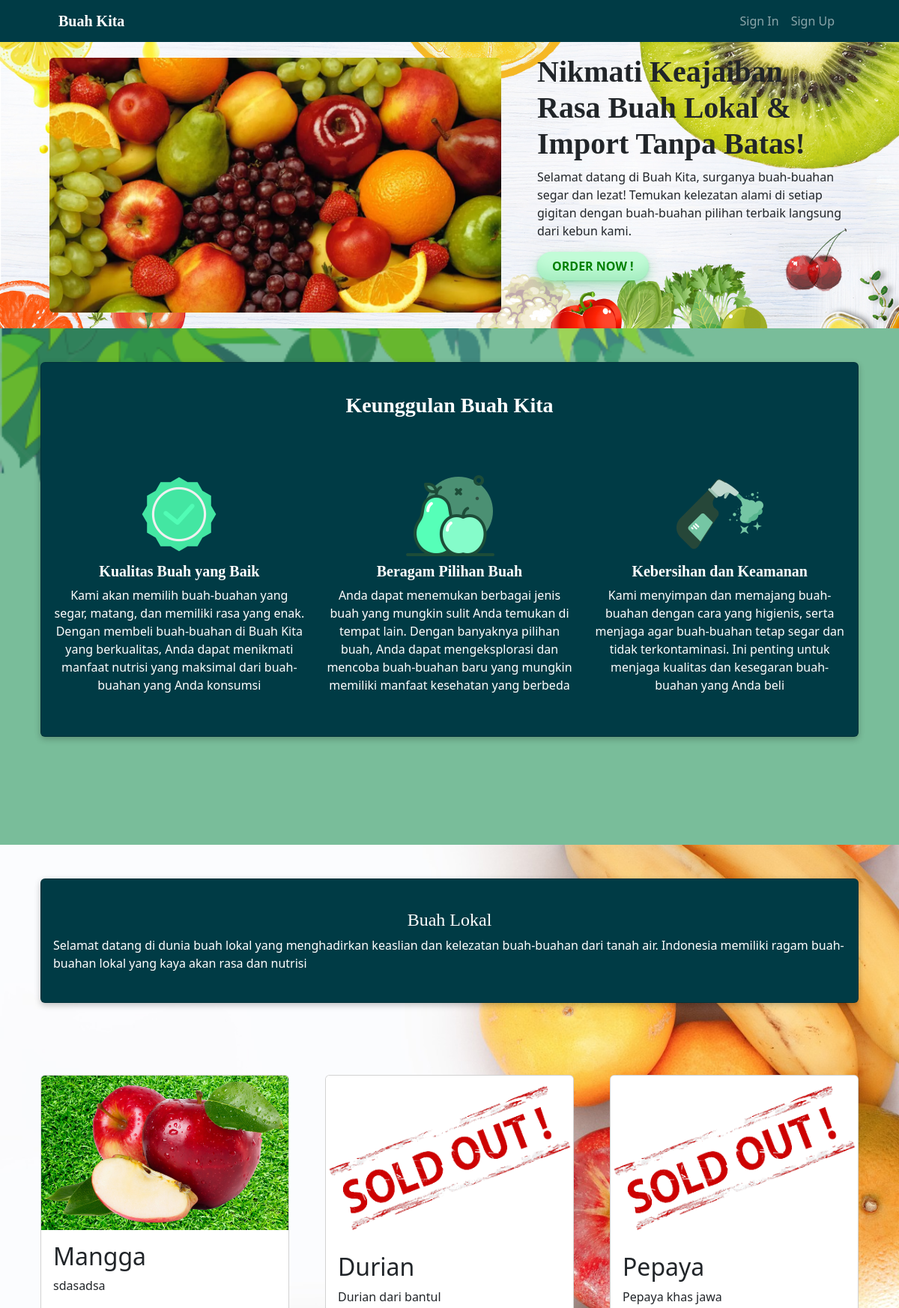
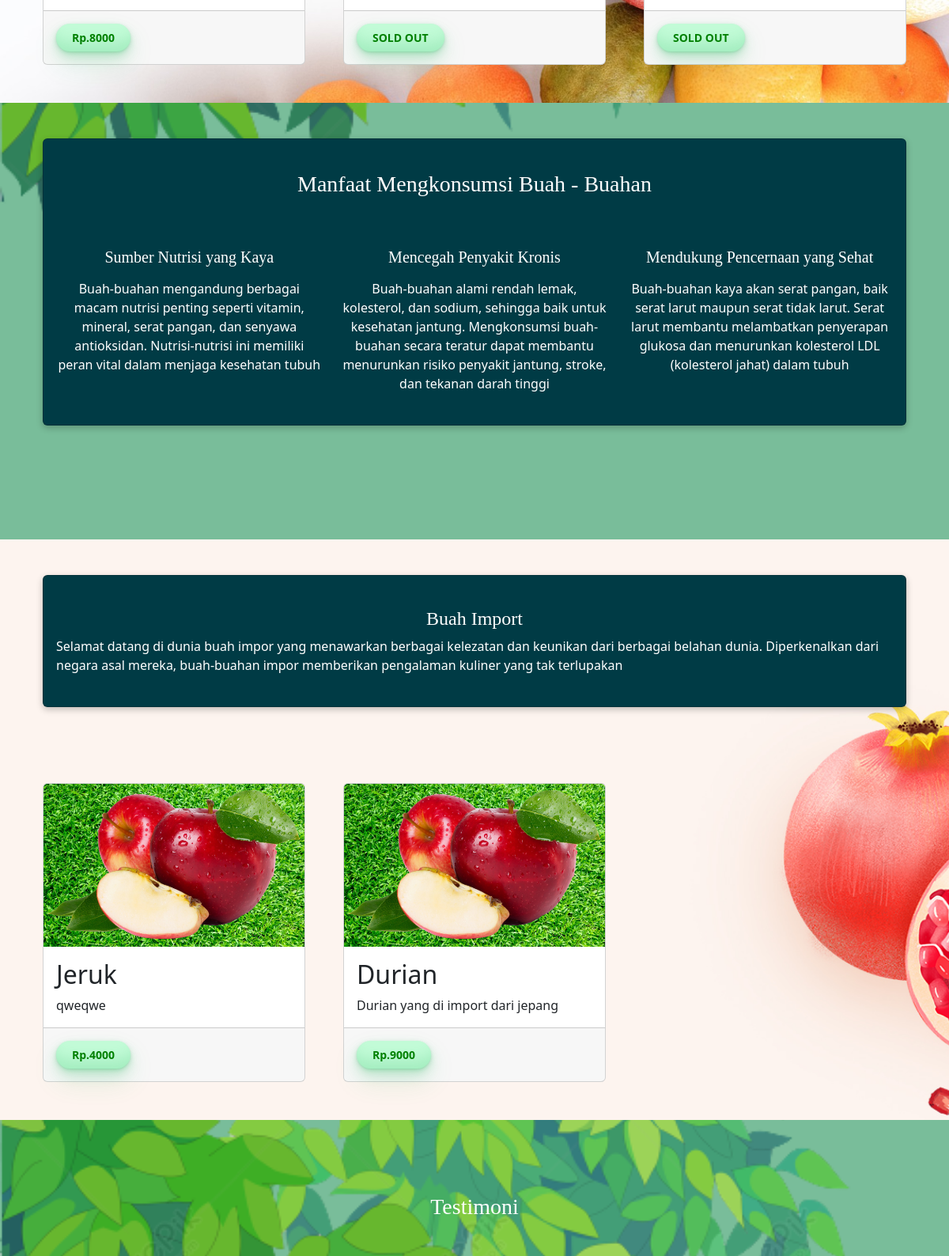
The page / (upper part) on the database its author committed (2 pictures, top to bottom).
### tables this page shows
CREATE TABLE `barang` (
  `id_barang` int(11) NOT NULL,
  `kategori` varchar(255) NOT NULL,
  `nama_barang` varchar(128) NOT NULL,
  `deskripsi` text NOT NULL,
  `harga` int(128) NOT NULL,
  `img` varchar(128) NOT NULL,
  `stock` int(255) NOT NULL
);

### application/controllers/C_Home.php (called while the page is built, shortened)
<?php
class C_Home extends CI_Controller
{
    public function index()
    {
        $data['barangLokal'] = $this->M_Admin->get_lokal()->result_array();
        $data['barangImport'] = $this->M_Admin->get_import()->result_array();
        $data['lokal'] = $this->M_Admin->get_lokal()->row_array();
        $data['import'] = $this->M_Admin->get_import()->row_array();
        $data['title'] = 'Buahkita';
        $this->load->view('V_home', $data);
    }
}

### index.php (called while the page is built, shortened)
<?php
require_once BASEPATH.'core/CodeIgniter.php';

### application/models/M_Admin.php (called while the page is built, shortened)
<?php
class M_Admin extends CI_Model
{
    public function get_lokal()
    {
        return $this->db->get_where('barang', ['kategori' => 'lokal']);
    }
    public function get_import()
    {
        return $this->db->get_where('barang', ['kategori' => 'import']);
    }
}

### application/views/V_home.php (the view, shortened to what this page needs)
<!DOCTYPE html>
<html lang="en">
<head>
    <link href="<?= base_url('lp/') ?>css/styles.css" rel="stylesheet">
    <link rel="stylesheet" href="<?= base_url('assets/css/style.css') ?>">
    <link href="https://unpkg.com/aos@2.3.1/dist/aos.css" rel="stylesheet">
</head>
<body>
    <nav class="navbar navbar-expand-lg navbar-dark" style="background-color: #003B45  !important;">
        <div class="container px-5">
            <a class="navbar-brand fw-bold" style="font-family: cursive;">Buah Kita</a>
            <div class="collapse navbar-collapse" id="navbarSupportedContent">
                <ul class="navbar-nav ms-auto mb-2 mb-lg-0">
                    <li class="nav-item"><a class="nav-link" href="<?= base_url('C_Auth/loginUser') ?>">Sign In</a></li>
                    <li class="nav-item"><a class="nav-link" href="<?= base_url('C_Auth/registerUser') ?>">Sign Up</a>
                    </li>
                </ul>
            </div>
        </div>
    </nav>
    <div class="lokal object-fit-cover" style="background-image: url('<?= base_url('assets/img/buah1.jpg') ?>')">
        <div class="container px-4">
            <div class="container">
                <div class="row gx-4 gx-lg-5 align-items-center">
                    <div class="col-lg-7 my-3"><img class="img-fluid rounded mb-4 mb-lg-0" src="assets/img/buah.webp" alt="thumbail buah" data-aos="fade-right" data-aos-offset="300" data-aos-easing="ease-in-sine" data-aos-duration="1000">
                    </div>
                    <div class="col-lg-5 my-3" data-aos="fade-left" data-aos-offset="300" data-aos-easing="ease-in-sine" data-aos-duration="1500">
                        <h1 class="font-weight-light fw-bold" style="font-family: cursive;">Nikmati
                            Keajaiban Rasa Buah
                            Lokal &
                            Import Tanpa Batas!
                        </h1>
                        <p>Selamat datang di Buah Kita, surganya buah-buahan segar dan lezat! Temukan kelezatan
                            alami di setiap gigitan dengan buah-buahan pilihan terbaik langsung dari kebun kami.</p>
                        <a class="btn fw-bold mx-auto mb-5 button-33 gelatine" href="<?= base_url('C_Auth/loginUser') ?>">ORDER
                            NOW !</a>
                    </div>
                </div>
            </div>
        </div>
    </div>
    <link rel="stylesheet" href="https://maxcdn.bootstrapcdn.com/font-awesome/4.5.0/css/font-awesome.min.css">
    <div class="lokal color1 object-fit-cover" style="background-image: url('<?= base_url('assets/img/daun2.png') ?>')">
        <div class="container px-4 card-kategori">
            <div class="card text-white mb-5 py-4 text-left card-title-top mt-0" data-aos="fade-down" data-aos-duration="1000">
                <div class="card-body">
                    <h3 class="text-center mb-5 fw-bold" style="font-family: cursive;">Keunggulan Buah Kita</h3>
                    <div class="row text-center">
                        <div class="col-md-4 my-3 ">
                            <img src="assets/img/kualitas.png" alt="">
                            <h5 class="text-center fw-bold" style="font-family: cursive;">Kualitas Buah yang Baik</h5>
                            <p class="text-white m-0">Kami akan memilih buah-buahan yang segar, matang, dan memiliki
                                rasa yang enak. Dengan membeli buah-buahan di Buah Kita yang berkualitas, Anda dapat
                                menikmati manfaat nutrisi yang maksimal dari buah-buahan yang Anda konsumsi</p>
                        </div>
                        <div class="col-md-4 my-3">
                            <img src="assets/img/buahan.png" alt="">
                            <h5 class="text-center fw-bold" style="font-family: cursive;">Beragam Pilihan Buah</h5>
                            <p class="text-white m-0">Anda dapat menemukan berbagai jenis buah yang mungkin sulit Anda
                                temukan di tempat lain. Dengan banyaknya pilihan buah, Anda dapat mengeksplorasi dan
                                mencoba buah-buahan baru yang mungkin memiliki manfaat kesehatan yang berbeda</p>
                        </div>
                        <div class="col-md-4 my-3 ">
                            <img src="assets/img/kebersihan.png" alt="">
                            <h5 class="text-center fw-bold" style="font-family: cursive;">Kebersihan dan Keamanan</h5>
                            <p class="text-white m-0">Kami menyimpan dan memajang buah-buahan dengan cara yang
                                higienis, serta menjaga agar buah-buahan tetap segar dan tidak terkontaminasi. Ini
                                penting untuk menjaga kualitas dan kesegaran buah-buahan yang Anda beli</p>
                        </div>
                    </div>
                </div>
            </div>
            <div class="row gx-4 gx-lg-5" data-aos="zoom-in" data-aos-duration="1000">
            </div>
        </div>
    </div>
    <div class="color1 lokal object-fit-cover" style="background-image: url('<?= base_url('assets/img/buah4.jpg') ?>')">
        <div class="container px-4 card-kategori" id="lokal">
            <div class="card text-white mb-5 py-4 text-left card-title-top" data-aos="fade-down" data-aos-duration="1000">
                <div class="card-body">
                    <h4 class="text-center" style="font-family: cursive;">Buah Lokal</h4>
                    <p class="text-white m-0">Selamat datang di dunia buah lokal yang menghadirkan keaslian dan
                        kelezatan buah-buahan dari tanah air. Indonesia memiliki ragam buah-buahan lokal yang kaya akan
                        rasa dan nutrisi</p>
                </div>
            </div>
            <div class="row gx-4 gx-lg-5" data-aos="zoom-in" data-aos-duration="1000">
                <?php foreach ($barangLokal as $b) : ?>
                    <?php if ($b['stock'] == 0) { ?>
                        <div class="col-md-4 mb-5 mt-5">
                            <div class="card h-100">
                                <img src="<?= base_url('assets/img/sold.png') ?>" class="card-img-top" alt="...">
                                <div class="card-body">
                                    <h2 class="card-title"><?= $b['nama_barang'] ?></h2>
                                    <p class="card-text"><?= $b['deskripsi'] ?></p>
                                </div>
                                <div class="card-footer fw-bold py-3">
                                  <button class="btn btn-produk button-33 btn-sm">SOLD OUT</button>
                                </div>
                            </div>
                        </div>
                    <?php } else { ?>
                        <div class="col-md-4 mb-5 mt-5">
                            <div class="card h-100">
                                <img src="<?= base_url('assets/uploads/' . $b['img']) ?>" class="card-img-top" alt="...">
                                <div class="card-body">
                                    <h2 class="card-title"><?= $b['nama_barang'] ?></h2>
                                    <p class="card-text"><?= $b['deskripsi'] ?></p>
                                </div>
                                <div class="card-footer fw-bold py-3">
                                    <a href="<?= base_url('C_Auth/loginUser') ?>"> <button class="btn btn-produk button-33 btn-sm">Rp.<?= $b['harga'] ?></button></a>
                                </div>
                            </div>
                        </div>
                    <?php } ?>
                <?php endforeach; ?>
            </div>
        </div>
    </div>
    <div class="color1 lokal object-fit-cover" style="background-image: url('<?= base_url('assets/img/daun2.png') ?>')">
        <div class="container px-4 card-kategori">
            <div class="card text-white mb-5 py-4 text-left card-title-top mt-0" data-aos="fade-down" data-aos-duration="1000">
                <div class="card-body">
                    <h3 class="text-center mb-5" style="font-family: cursive;">Manfaat Mengkonsumsi Buah - Buahan</h3>
                    <div class="row text-center">
                        <div class="col-md-4">
                            <h5 class="text-center my-3" style="font-family: cursive;">Sumber Nutrisi yang Kaya</h5>
                            <p class="text-white m-0">Buah-buahan mengandung berbagai macam nutrisi penting seperti
                                vitamin, mineral, serat pangan, dan senyawa antioksidan. Nutrisi-nutrisi ini memiliki
                                peran vital dalam menjaga kesehatan tubuh</p>
                        </div>
                        <div class="col-md-4">
                            <h5 class="text-center my-3" style="font-family: cursive;">Mencegah Penyakit Kronis</h5>
                            <p class="text-white m-0">Buah-buahan alami rendah lemak, kolesterol, dan sodium, sehingga
                                baik untuk kesehatan jantung. Mengkonsumsi buah-buahan secara teratur dapat membantu
                                menurunkan risiko penyakit jantung, stroke, dan tekanan darah tinggi</p>
                        </div>
                        <div class="col-md-4">
                            <h5 class="text-center my-3" style="font-family: cursive;">Mendukung Pencernaan yang Sehat
                            </h5>
                            <p class="text-white m-0"> Buah-buahan kaya akan serat pangan, baik serat larut maupun serat
                                tidak larut. Serat larut membantu melambatkan penyerapan glukosa dan menurunkan
                                kolesterol LDL (kolesterol jahat) dalam tubuh</p>
                        </div>
                    </div>
                </div>
            </div>
            <div class="row gx-4 gx-lg-5" data-aos="zoom-in" data-aos-duration="1000">
            </div>
        </div>
    </div>
    <div class="lokal object-fit-cover" style="background-image: url('<?= base_url('assets/img/buah5.jpg') ?>')">
        <div class="container px-4 card-kategori" id="import">
            <div class="card text-white mb-5 py-4 text-left card-title-top mt-0" data-aos="fade-down" data-aos-duration="1000">
                <div class="card-body">
                    <h4 class="text-center" style="font-family: cursive;">Buah Import</h4>
                    <p class="text-white m-0">Selamat datang di dunia buah impor yang menawarkan berbagai kelezatan dan
                        keunikan dari berbagai belahan dunia. Diperkenalkan dari negara asal mereka, buah-buahan impor
                        memberikan pengalaman kuliner yang tak terlupakan</p>
                </div>
            </div>
            <div class="row gx-4 gx-lg-5" data-aos="zoom-in" data-aos-duration="1000">
                <?php foreach ($barangImport as $b) : ?>
                    <div class="col-md-4 mb-5 mt-5">
                        <div class="card h-100">
                            <img src="<?= base_url('assets/uploads/' . $b['img']) ?>" class="card-img-top" alt="...">
                            <div class="card-body">
                                <h2 class="card-title"><?= $b['nama_barang'] ?></h2>
                                <p class="card-text"><?= $b['deskripsi'] ?></p>
                            </div>
                            <div class="card-footer fw-bold py-3">
                                <a href="<?= base_url('C_Auth/loginUser') ?>"><button class="btn btn-produk button-33 btn-sm">Rp.<?= $b['harga'] ?></button></a>
                            </div>
                        </div>
                    </div>
                <?php endforeach; ?>
            </div>
        </div>
    </div>
    <div class="color1 lokal" style="background-image: url('<?= base_url('assets/img/daun2.png') ?>')">
        <div class="px-4 card-kategori">
            <h3 class="text-center text-white my-5" style="font-family: cursive;">Testimoni</h3>
        </div>
</body>
</html>

### assets/css/style.css (style rules this page uses)
.navbar { background-color: rgba(0, 0, 0, 0.5); border: none; box-shadow: none; z-index: 100; }
.navbar li { color: white; text-decoration: none; }
.lokal { background-position: center; background-size: cover; background-repeat:no-repeat; }
.card-title-top { box-shadow: rgba(0, 0, 0, 0.24) 0px 3px 8px; background-color: #003B45; }
.color1 { background-color: #79bd9a; }
.card-kategori { padding-top: 45px; }
.button-33 { background-color: #c2fbd7; border-radius: 100px; box-shadow: rgba(44, 187, 99, .2) 0 -25px 18px -14px inset,rgba(44, 187, 99, .15) 0 1px 2px,rgba(44, 187, 99, .15) 0 2px 4px,rgba(44, 187, 99, .15) 0 4px 8px,rgba(44, 187, 99, .15) 0 8px 16px,rgba(44, 187, 99, .15) 0 16px 32px; color: green; cursor: pointer; display: inline-block; padding: 7px 20px; text-align: center; text-decoration: none; transition: all 250ms; border: 0; user-select: none; -webkit-user-select: none; touch-action: manipulation; font-weight: bold; }
.gelatine { animation: gelatine 0.5s infinite; }

### rows shown on the page
barang: img (picture), nama_barang "Mangga", deskripsi "sdasadsa", harga "8000"
barang: stock 0 (drawn), nama_barang "Durian", deskripsi "Durian dari bantul"
barang: stock 0 (drawn), nama_barang "Pepaya", deskripsi "Pepaya khas jawa"
barang: img (picture), nama_barang "Jeruk", deskripsi "qweqwe", harga "4000"
barang: img (picture), nama_barang "Durian", deskripsi "Durian yang di import dari jepang", harga "9000"
